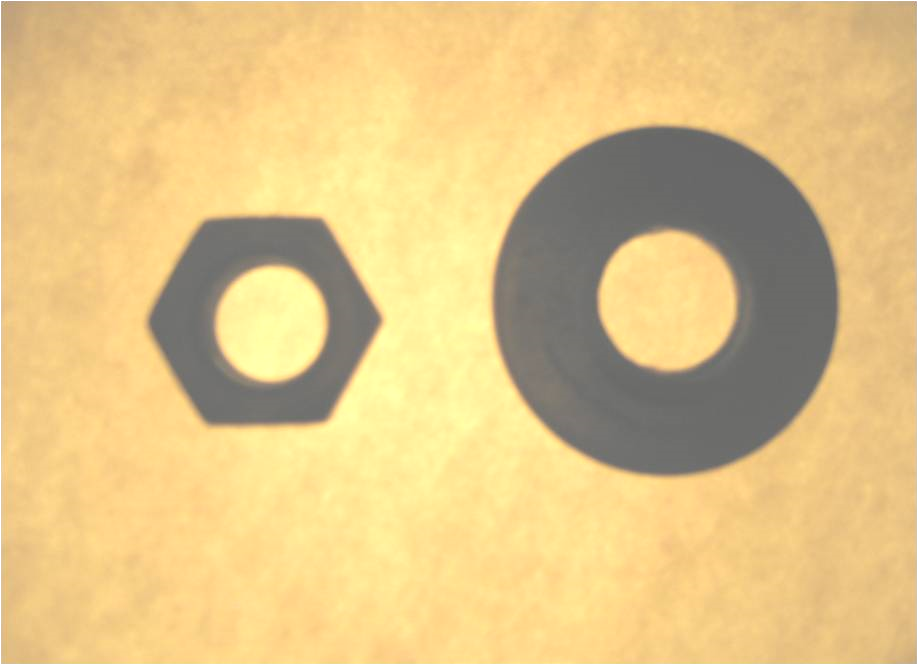
%> input picture HW1/Sources/nut_and_shell.png, 918 x 665 px
$ octave Problem_4.m   (GNU Octave 9; MATLAB toolbox functions it lacks are replaced by stand-ins)
%> lines starting %> are read from the running program, lines starting %| are printed output that depends on the picture; in (x1, y1, x2, y2) boxes, pixels count from 0 and x2, y2 are one past the last pixel; in counts of white or black regions, pixels touching at a corner belong together; the program's own positions count from 1
%% Machine Vision Homework 1
% Problem 4
% Arthor: Xinyi Cai

%% Housekeeping
clc;
clear all;

%% Load the image
img = imread('nut_and_shell.png');
%> img is the input picture: size 665x918x3 uint8; mean R, G, B 223.8, 195.4, 134.5

%% Convert the image from RGB to Gray
img_gray = rgb2gray(img);
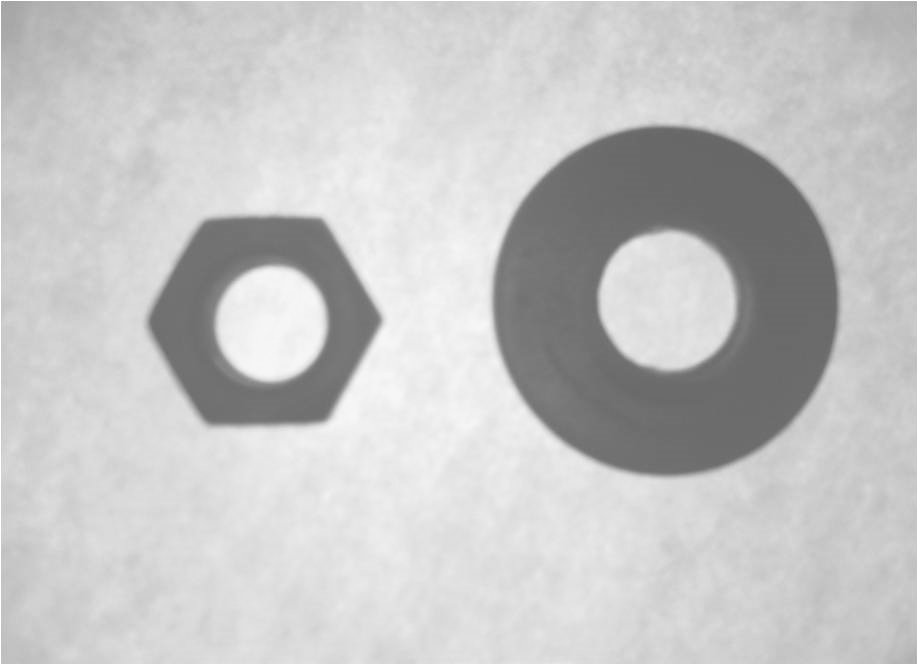
%> img_gray: size 665x918 uint8; min 100, max 255, mean 197
[pixelCounts, grayLevels] = imhist(img_gray);
%> pixelCounts = 256 values, max 15871 at index 219, min 0 at index 1, mean 2384.6; grayLevels = 256 values from 0 to 255
%> this loop made 3 passes; what is shown inside it comes from the first

figure(1)
imhist(img_gray)
title("Histogram of the Input Picture")
ylim([0 1.8e4])
ylabel("Number of Pixels")
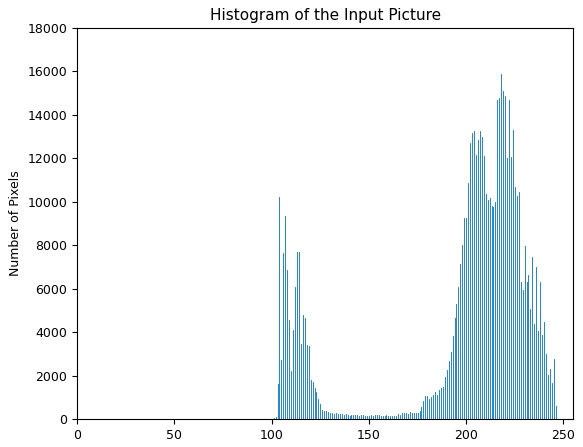
%> figure redrawn from the program's plot data; highest point at x = 218, y = 15871

%% Convert the image from gray to BW
img_BW = zeros(665, 918); % initiate the BW image
threshold = [120, 170, 145];

for n = 1:3
    for i = 1:1:665
        for j = 1:1:918
            if (img_gray(i, j) > threshold(n))
                img_BW(i, j) = 1;
            else
                img_BW(i, j) = 0;
            end
        end
    end
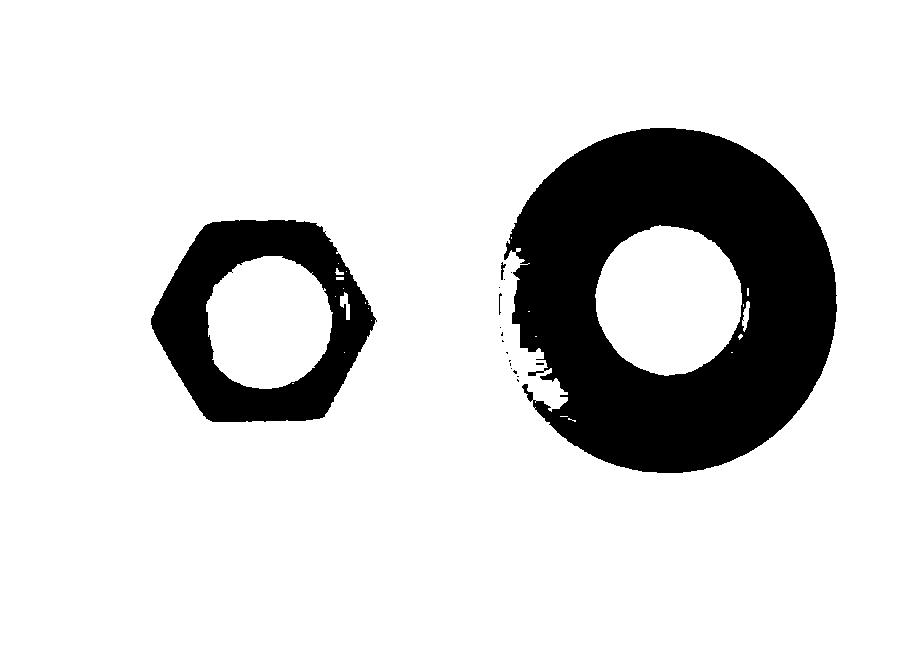
%> img_BW: size 665x918 double; values 0 (black) and 1 (white), 84.9% white; 18 black regions (14 under 20 px)
    figure(2)
    subplot(1, 3, n)
    imshow(img_BW)
    title(['The threshold = ' num2str(threshold(n))]);
end
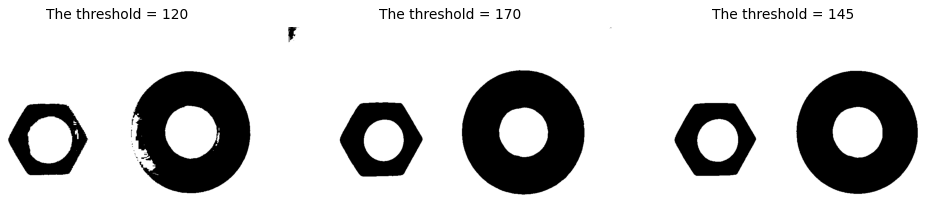
%> figure redrawn from the program's plot data, 3 panels


%% Low-level information processing
img_stats = regionprops('table', bwconncomp(img_BW));
%> img_stats = 3 regions; box (x1, y1, x2, y2), Area and Centroid: (0, 0, 918, 665) 480090 [433.6 340.1], (597, 229, 738, 373) 15901 [668.4 301.1], (213, 263, 329, 384) 11001 [272 324.1]
centroids = cat(1, img_stats.Centroid);
%> centroids = [433.6 340.1; 272 324.1; 668.4 301.1]

[B, L] = bwboundaries(img_BW, 'holes');
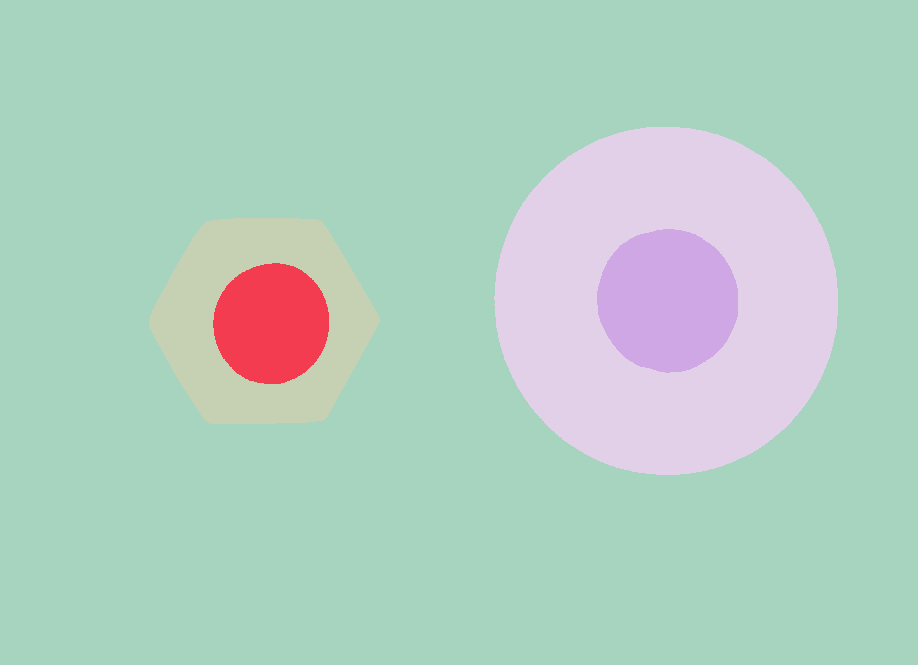
%> L: size 665x918 double; 5 distinct labels, from 1 to 5; one colour per label, 0 black
%> B = 5 boundaries; box (x1, y1, x2, y2) and points: (0, 0, 918, 665) 3163, (494, 127, 838, 475) 989, (149, 218, 380, 424) 633, (597, 229, 738, 373) 406, (213, 263, 329, 384) 339

%% Plot the image
figure(3)
imshow(img)
hold on

plot(centroids(:,1),centroids(:,2), 'b*')

for k = 1:length(B)
   boundary = B{k};
   plot(boundary(:,2), boundary(:,1), 'r', 'LineWidth', 3);

  %randomize text position for better visibility
  rndRow = ceil(length(boundary)/(mod(rand*k,7)+1));
  col = boundary(rndRow,2);
  row = boundary(rndRow,1);
  h = text(col+1, row-1, num2str(L(row,col)));
  set(h,'Color','blue','FontSize',14,'FontWeight','bold');
end
%> this loop made 5 passes
%> (col, row) on passes 1 to 5: (785, 665), (322, 292), (737, 285), (380, 319), (701, 131)
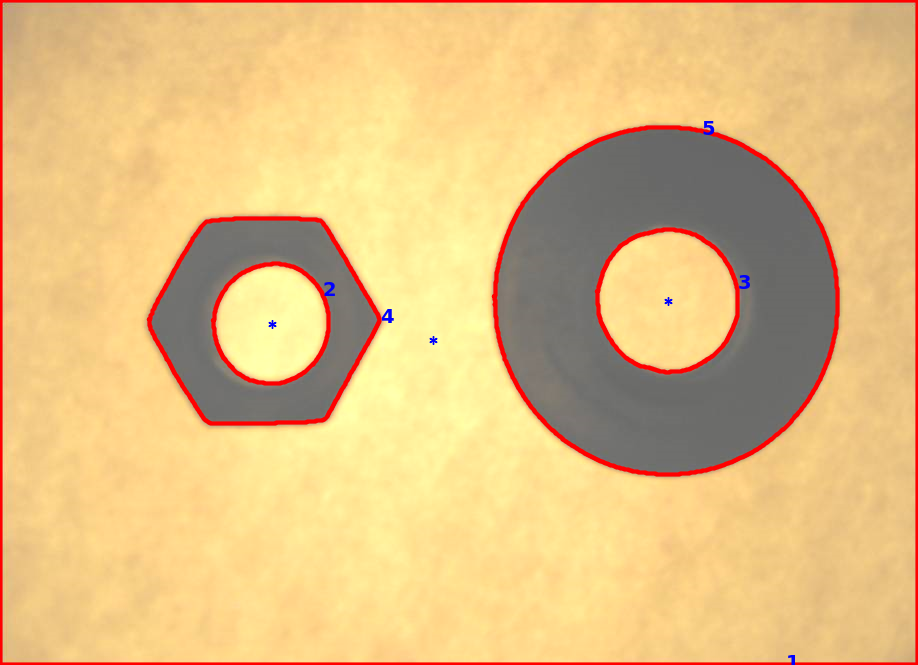
%> figure redrawn from the program's plot data

hold off
